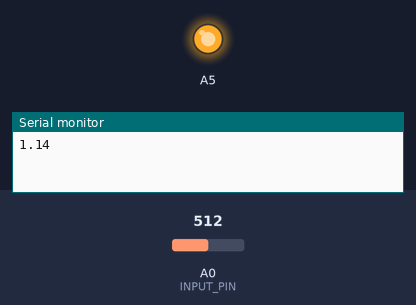
Bench run of a sketch on a simulated Arduino Uno, built with avr-gcc and run on an emulated ATmega328P. Shown: output pins drawn as LEDs (lit = HIGH), the last lines printed to the serial monitor. The test bench sets the inputs (shaded band); at power-on: A0 (INPUT_PIN) = 512.

Above: at 0.1 s.
At 21.1 s:
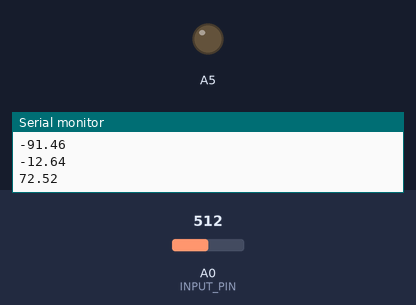
Timing chart, 0 to 32.5 s (numbered marks = the images above):
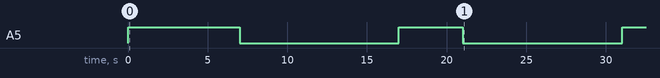

Measured:
- by itself, A5: goes HIGH 7.0 s, LOW 10.0 s, HIGH 4.0 s, LOW 10.0 s, then HIGH

The sketch:

ZY_Knee_sketch.ino
```cpp
#define SAMPLE_RATE 500
#define BAUD_RATE 115200

#define INPUT_PIN A0

float valueSum = 0.0;
//int testNum = 15;
float thresholdValue = 66.0;

void setup()
{
  Serial.begin(BAUD_RATE);
  pinMode(A5, OUTPUT);
}

void loop()
{
  static unsigned long past = 0;
  unsigned long present = micros();
  unsigned long interval = present - past;
  past = present;
  static long timer = 0;
  timer -= interval;

  digitalWrite(A5, HIGH);

  if (timer < 0)
  {
    timer += 1000000 / SAMPLE_RATE;
    float sensor_value = analogRead(INPUT_PIN);
    float myoelectricitySignalValue = Filter(sensor_value);
    Serial.println(myoelectricitySignalValue);

    //Serial.println(testNum);
    //testNum --;
    if (myoelectricitySignalValue >= thresholdValue){
      digitalWrite(A5, LOW);
      delay(4000);
      //testNum = 15;
    } else {
      digitalWrite(A5, HIGH);
    }
  }

  delay(1000);
}

float Filter(float input)
{
  float output = input;
    {
        static float z1, z2;
        float x = output - (-0.73945727*z1 )- (0.59923508*z2);
        output = 0.00223489*x + (0.00446978*z1 )+ (0.00223489*z2);
        z2 = z1;
        z1 = x;
    }

    {
        static float z1, z2;
        float x = output - (-1.03789224*z1 )- (0.64082390*z2);
        output = 1.00000000*x + (2.00000000*z1 )+ (1.00000000*z2);
        z2 = z1;
        z1 = x;
    }

    {
        static float z1, z2;
        float x = output - (-0.59186255*z1 )- (0.80647974*z2);
        output = 1.00000000*x + (-2.00000000*z1 )+ (1.00000000*z2);
        z2 = z1;
        z1 = x;
    }

    {
        static float z1, z2;
        float x = output - (-1.33318587*z1 )- (0.85392964*z2);
        output = 1.00000000*x + (-2.00000000*z1 )+ (1.00000000*z2);
        z2 = z1;
        z1 = x;
    }

  return output;
}
```
